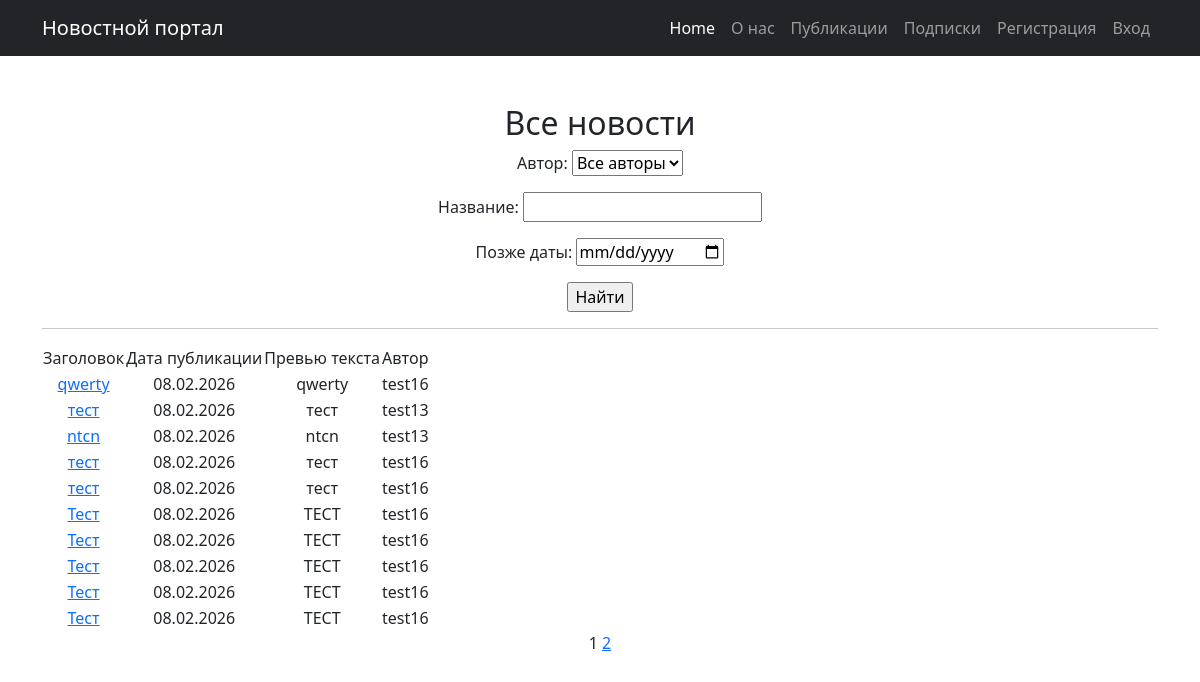
The app's page /, older data.
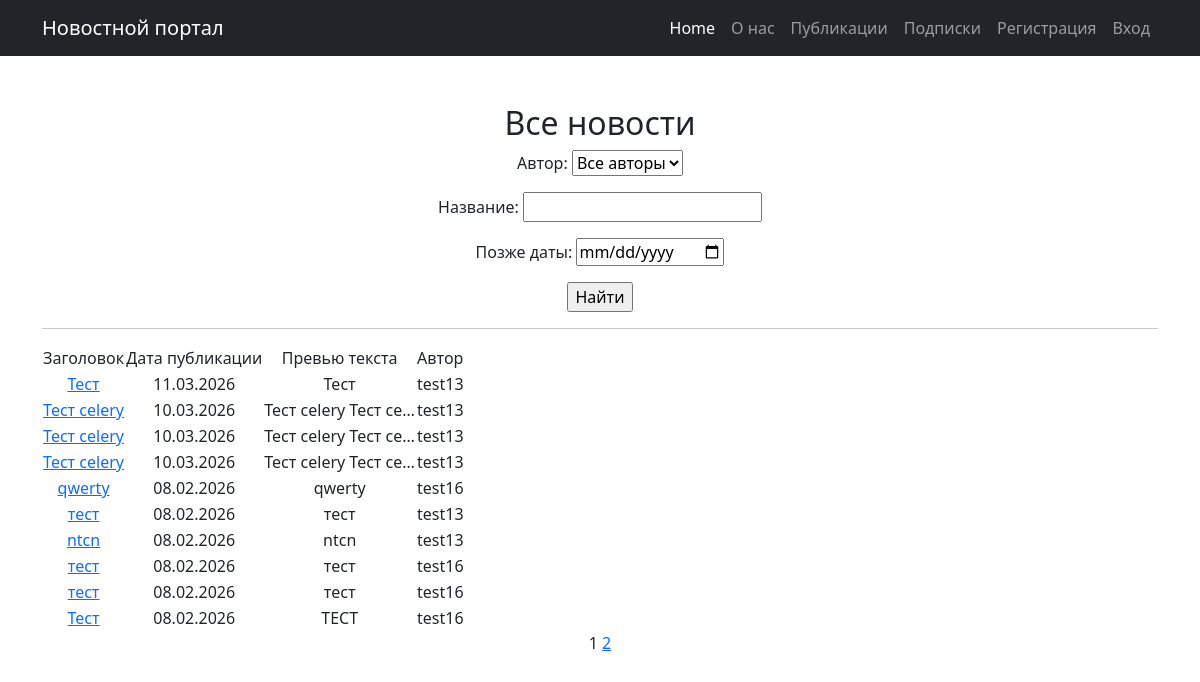
The same page, newer data.
### news/models.py (models this page shows, shortened)
class Post(models.Model):
    news = 'N'
    article = 'A'
    TYPES = [(news, 'Новость'), (article, 'Статья')]
    type = models.CharField(max_length=1, choices=TYPES, default=news)
    time_in = models.DateTimeField(auto_now_add=True)
    title = models.CharField(max_length=255)
    text = models.TextField()
    rating = models.IntegerField(default=0)
    author = models.ForeignKey('Author', on_delete=models.CASCADE, related_name='posts')
    categories = models.ManyToManyField('Category', through='PostCategory')

class Author(models.Model):
    user = models.OneToOneField(User, on_delete=models.CASCADE, related_name="author_profile")
    rating = models.IntegerField(default=0)
    def __str__(self):
        return self.user.username

### news/views.py (the view)
# urls.py: path('', PostList.as_view(), name='post_list'),
class PostList(ListView):
    model = Post
    ordering = '-time_in'
    template_name = 'news/posts.html'
    context_object_name = 'posts'
    paginate_by = 10
    def get_queryset(self):
        queryset = super().get_queryset()
        self.filterset = PostFilter(self.request.GET, queryset=queryset)
        return self.filterset.qs
    def get_context_data(self, **kwargs):
        context = super().get_context_data(**kwargs)
        context['filterset'] = self.filterset
        return context

### news/templatetags/custom_filters.py (called while the page is built)
@register.filter()
def censor(value):
    if not isinstance(value, str):
        return value
    text = value
    for word in BAD_WORDS:
        if word.lower() in text.lower():
            replacement = word[0] + "*" * (len(word)-2) + word[-1]
            text = text.replace(word, replacement)
    return text

### news/templates/news/posts.html (shortened to what this page needs)
{% extends 'default.html' %}
{% load custom_filters %}
{% load custom_tags %}
{% block content %}
    <h2> Все новости </h2>
   <form action="" method="get">
       {{ filterset.form.as_p }}
       <input type="submit" value="Найти" />
   </form>
    <hr>
    {% if posts %}
        <table>
            <tr>
                <td>Заголовок</td>
                <td>Дата публикации</td>
                <td>Превью текста</td>
                <td>Автор</td>
            </tr>
            {% for post in posts %}
            <tr>
                <td><a href="{% url 'post_detail' post.id %}">{{ post.title|censor }}</a></td>
                <td>{{ post.time_in|date:'d.m.Y' }}</td>
                <td>{{ post.text|truncatechars:20|censor }}</td>
                <td> {{post.author}}</td>
            </tr>
            {% endfor %}
        </table>
    {% else %}
        <h2>Новостей нет!</h2>
    {% endif %}
   {{ page_obj.number }}
   {% if page_obj.has_next %}
       <a href="?page={{ page_obj.next_page_number }}">{{ page_obj.next_page_number }}</a>
   {% endif %}
{% endblock %}

### templates/default.html (shortened to what this page needs)
<!DOCTYPE html>
<html lang="en">
    <head>
        <link rel="stylesheet" href="https://cdnjs.cloudflare.com/ajax/libs/font-awesome/6.5.2/css/all.min.css">
        {% load static %}
        <link href="{% static 'css/styles.css' %}" rel="stylesheet" />
    </head>
    <body>
        <nav class="navbar navbar-expand-lg navbar-dark bg-dark">
            <div class="container">
                <a class="navbar-brand" href="#">Новостной портал</a>
                <div class="collapse navbar-collapse" id="navbarSupportedContent">
                    <ul class="navbar-nav ms-auto mb-2 mb-lg-0">
                        <li class="nav-item"><a class="nav-link active" aria-current="page" href="/">Home</a></li>
                        <li class="nav-item"><a class="nav-link" href="/about/">О нас</a></li>
                        <li class="nav-item"><a class="nav-link" href="{% url 'post_list' %}">Публикации</a></li>
                        <li class="nav-item"><a class="nav-link" href="{% url 'category_list' %}">Подписки</a></li>
                        {% if user.is_authenticated%}
                        <li class="nav-item"><a class="nav-link" href="{% url 'user_profile' %}">Профиль</a></li>
                        <li class="nav-item"><a class="nav-link" href="{% url 'account_logout' %}">Выход</a></li>
                        {% else %}
                        <li class="nav-item"><a class="nav-link" href="{% url 'account_signup' %}">Регистрация</a></li>
                        <li class="nav-item"><a class="nav-link" href="{% url 'account_login' %}">Вход</a></li>
                        {% endif %}
                    </ul>
                </div>
            </div>
        </nav>
         <div class="container">
            <div class="text-center mt-5">
                <div>
                    {% block content %}
                    {% endblock content %}
                </div>
            </div>
        </div>
    </body>
</html>

Row changes from the older to the newer data that the page shows:
no longer on this page (row unchanged): Post: title|censor "Тест", time_in "08.02.2026", text|censor "ТЕСТ", author "test16"
no longer on this page (row unchanged): Post: title|censor "Тест", time_in "08.02.2026", text|censor "ТЕСТ", author "test16"
no longer on this page (row unchanged): Post: title|censor "Тест", time_in "08.02.2026", text|censor "ТЕСТ", author "test16"
no longer on this page (row unchanged): Post: title|censor "Тест", time_in "08.02.2026", text|censor "ТЕСТ", author "test16"
added Post: title|censor "Тест", time_in "11.03.2026", text|censor "Тест", author "test13"
added Post: title|censor "Тест celery", time_in "10.03.2026", text|censor "Тест celery Тест ce…", author "test13"
added Post: title|censor "Тест celery", time_in "10.03.2026", text|censor "Тест celery Тест ce…", author "test13"
added Post: title|censor "Тест celery", time_in "10.03.2026", text|censor "Тест celery Тест ce…", author "test13"
